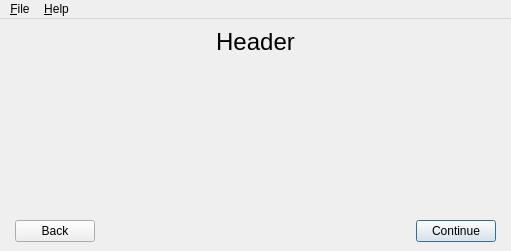
<?xml version="1.0" encoding="UTF-8"?>
<ui version="4.0">
 <class>MainWindow</class>
 <widget class="QMainWindow" name="MainWindow">
  <property name="geometry">
   <rect>
    <x>0</x>
    <y>0</y>
    <width>511</width>
    <height>251</height>
   </rect>
  </property>
  <property name="windowTitle">
   <string>fluxrename</string>
  </property>
  <widget class="QWidget" name="centralwidget">
   <layout class="QVBoxLayout" name="rootLayout" stretch="5,85,10">
    <property name="spacing">
     <number>12</number>
    </property>
    <item>
     <widget class="QLabel" name="label">
      <property name="sizePolicy">
       <sizepolicy hsizetype="Preferred" vsizetype="Minimum">
        <horstretch>0</horstretch>
        <verstretch>0</verstretch>
       </sizepolicy>
      </property>
      <property name="minimumSize">
       <size>
        <width>0</width>
        <height>0</height>
       </size>
      </property>
      <property name="font">
       <font>
        <pointsize>18</pointsize>
       </font>
      </property>
      <property name="text">
       <string>Header</string>
      </property>
      <property name="alignment">
       <set>Qt::AlignCenter</set>
      </property>
      <property name="margin">
       <number>2</number>
      </property>
     </widget>
    </item>
    <item>
     <layout class="QHBoxLayout" name="horizontalLayout_2">
      <property name="spacing">
       <number>0</number>
      </property>
      <item>
       <widget class="QWidget" name="widget" native="true">
        <property name="sizePolicy">
         <sizepolicy hsizetype="Expanding" vsizetype="Expanding">
          <horstretch>0</horstretch>
          <verstretch>0</verstretch>
         </sizepolicy>
        </property>
        <property name="autoFillBackground">
         <bool>false</bool>
        </property>
       </widget>
      </item>
     </layout>
    </item>
    <item>
     <layout class="QHBoxLayout" name="horizontalLayout">
      <property name="leftMargin">
       <number>6</number>
      </property>
      <property name="rightMargin">
       <number>6</number>
      </property>
      <item>
       <widget class="QPushButton" name="btnBack">
        <property name="text">
         <string>Back</string>
        </property>
       </widget>
      </item>
      <item>
       <spacer name="horizontalSpacer">
        <property name="orientation">
         <enum>Qt::Horizontal</enum>
        </property>
        <property name="sizeHint" stdset="0">
         <size>
          <width>40</width>
          <height>20</height>
         </size>
        </property>
       </spacer>
      </item>
      <item>
       <widget class="QPushButton" name="btnContinue">
        <property name="text">
         <string>Continue</string>
        </property>
        <property name="shortcut">
         <string>Ctrl+S</string>
        </property>
        <property name="autoDefault">
         <bool>true</bool>
        </property>
        <property name="default">
         <bool>true</bool>
        </property>
       </widget>
      </item>
     </layout>
    </item>
   </layout>
  </widget>
  <widget class="QMenuBar" name="menubar">
   <property name="geometry">
    <rect>
     <x>0</x>
     <y>0</y>
     <width>511</width>
     <height>21</height>
    </rect>
   </property>
   <widget class="QMenu" name="menu_Help">
    <property name="title">
     <string>&amp;Help</string>
    </property>
    <addaction name="action_About"/>
   </widget>
   <widget class="QMenu" name="menu_File">
    <property name="title">
     <string>&amp;File</string>
    </property>
    <addaction name="action_Close"/>
   </widget>
   <addaction name="menu_File"/>
   <addaction name="menu_Help"/>
  </widget>
  <action name="action_License">
   <property name="text">
    <string>&amp;License</string>
   </property>
  </action>
  <action name="action_Close">
   <property name="text">
    <string>&amp;Close</string>
   </property>
   <property name="shortcut">
    <string>Ctrl+W</string>
   </property>
  </action>
  <action name="action_About">
   <property name="text">
    <string>&amp;About</string>
   </property>
  </action>
 </widget>
 <resources/>
 <connections>
  <connection>
   <sender>action_Close</sender>
   <signal>triggered()</signal>
   <receiver>MainWindow</receiver>
   <slot>close()</slot>
   <hints>
    <hint type="sourcelabel">
     <x>-1</x>
     <y>-1</y>
    </hint>
    <hint type="destinationlabel">
     <x>253</x>
     <y>131</y>
    </hint>
   </hints>
  </connection>
 </connections>
</ui>
